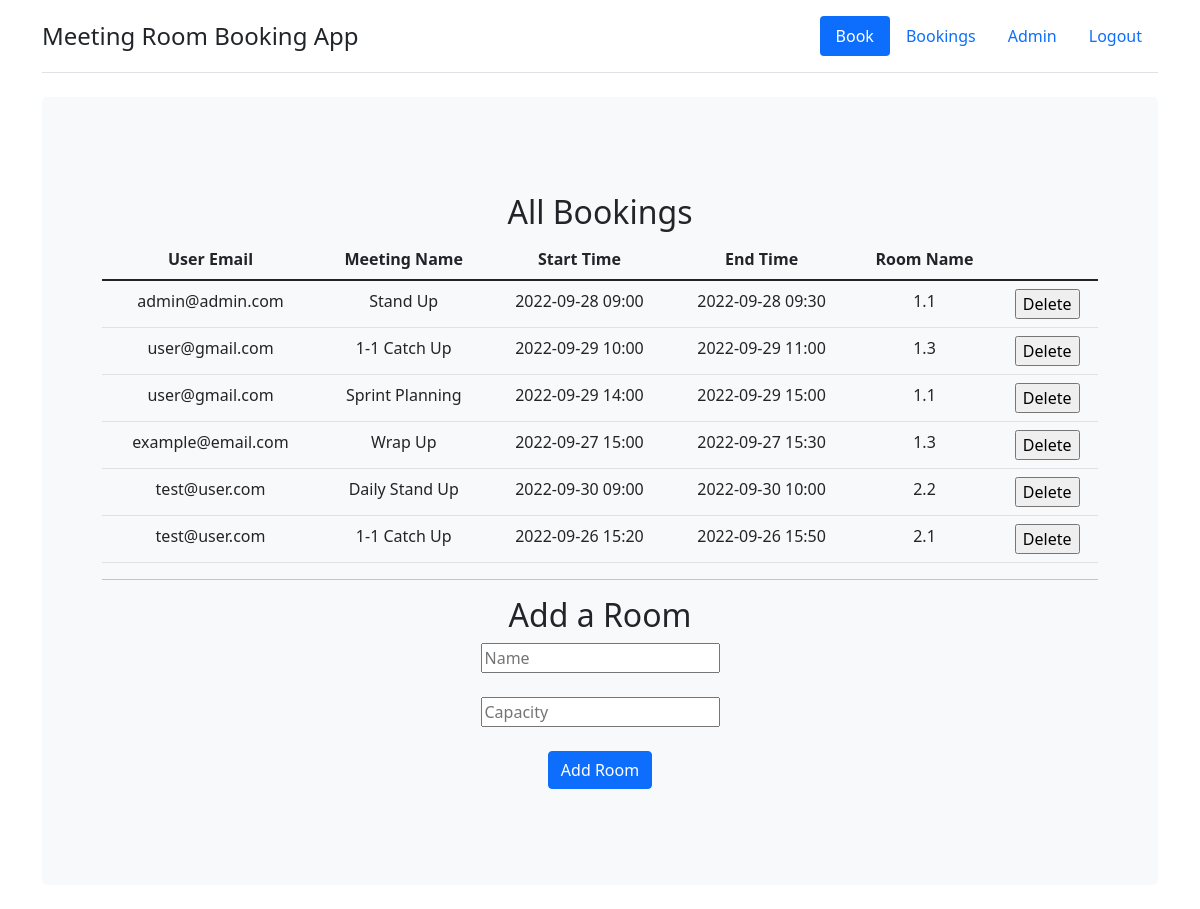
The page /admin (signed in) on the database its author committed.
### models.py (models this page shows)
class Booking(db.Model):
    __tablename__ = 'booking'
    id = db.Column(db.Integer, primary_key=True)
    booking_name = db.Column(db.String(50), nullable= True)
    start_time = db.Column(db.Integer, nullable=False)
    end_time = db.Column(db.Integer, nullable=False)
    user_id = db.Column(db.Integer, db.ForeignKey('user.id'), nullable=False)
    room_id = db.Column(db.Integer, db.ForeignKey('room.id'), nullable=False)

class CustomUserMixin(UserMixin):
    @property
    def is_admin(self):
        return bool(self.admin)

class User(CustomUserMixin, db.Model):
    __tablename__ = 'user'
    id = db.Column(db.Integer, primary_key=True)
    name = db.Column(db.String(50), unique=False, nullable=False)
    email = db.Column(db.String(40), unique=True, nullable=False)
    password = db.Column(db.String(200), primary_key=False, unique=False, nullable=False)
    admin = db.Column(db.Boolean, unique=False, nullable=False)

class Room(db.Model):
    __tablename__ = 'room'
    id = db.Column(db.Integer, primary_key=True)
    name = db.Column(db.String(15), unique=False, nullable=False)
    capacity = db.Column(db.Integer, unique=False, nullable=False)

### admin.py (the view)
@admin.route('/admin')
@login_required
@admin_required
def admin_page():
    bookings = db.session.query(Booking, Room, User).join(Room, Booking.room_id == Room.id).join(User, Booking.user_id == User.id).all()
    return render_template('admin.html', admin_page=True, bookings=bookings, fromtimestamp=datetime.fromtimestamp, current_user=current_user)

### __init__.py (called while the page is built)
def admin_required(f):
    @wraps(f)
    def decorated_function(*args, **kwargs):
        if not current_user.is_admin:
            abort(403)
        return f(*args, **kwargs)
    return decorated_function

### templates/admin.html (shortened to what this page needs)
{% extends "base.html" %}
{% block content %}
    <div class="p-5 mb-4 bg-light rounded-3">
        <div class="container-fluid py-5 text-center">
            <h2>All Bookings</h2>
            {% include "bookings_table.html" %}
            <hr/>
            <h2>Add a Room</h2>
            <form action = "/admin/room" method = "POST">
                <div class="field">
                    <div class="control">
                        <input class="input is-large" type="text" name="name" placeholder="Name" autofocus="" autocomplete="off" required >
                    </div>
                </div>
                <br>
                <div class="field">
                    <div class="control">
                        <input class="input is-large" type="number" name="capacity" placeholder="Capacity" required>
                    </div>
                </div>
                <br>
                <input class= "btn btn-primary" type = "submit" value= "Add Room" /><br>
            </form>
        </div>
    </div>
{% endblock %}

### templates/base.html (shortened to what this page needs)
<!DOCTYPE html>
<html lang="en">
    <head>
        <link
            href="https://cdn.jsdelivr.net/npm/bootstrap@5.1.3/dist/css/bootstrap.min.css"
            rel="stylesheet"
        />
    </head>
    <body>
        <div class="container">
            <header class="header">
                <nav class="d-flex flex-wrap justify-content-center py-3 mb-4 border-bottom">
                    <a
                    href="/"
                    class="d-flex align-items-center mb-3 mb-md-0 me-md-auto text-dark text-decoration-none"
                    >
                        <span class="fs-4">Meeting Room Booking App</span>
                    </a>
                    <ul class="nav nav-pills">
                        {% if current_user.is_authenticated %}
                        <li class="nav-item">
                            <a href="/book" class="nav-link active">Book</a>
                        </li>
                        <li class="nav-item">
                            <a href="/bookings" class="nav-link">Bookings</a>
                        </li>
                        {% if current_user.is_admin %}
                        <li class="nav-item">
                            <a href="/admin" class="nav-link">Admin</a>
                        </li>
                        {% endif %}
                        <li class="nav-item">
                            <a href="/logout" class="nav-link">Logout</a>
                        </li>
                        {% endif %}
                    </ul>
                </nav>
            </header>
            {% block content %}
            {% endblock %}
        </div>
    </body>
</html>

### templates/bookings_table.html
<table class="table" align="center">
    <thead>
        {% if admin_page %}<th>User Email</th>{% endif %}
        <th>Meeting Name</th>
        <th>Start Time</th>
        <th>End Time</th>
        <th>Room Name</th>
    </thead>
    {% for item in bookings %}
    <tr>
        {% if admin_page %}<td>{{ item.User.email }}</td>{% endif %}
        <td>{{ item.Booking.booking_name }}</td>
        <td>{{ fromtimestamp(item.Booking.start_time).strftime('%Y-%m-%d %H:%M') }}</td>
        <td>{{ fromtimestamp(item.Booking.end_time).strftime('%Y-%m-%d %H:%M') }}</td>
        <td>{{ item.Room.name }}</td>
        {% if current_user.is_admin%}
            <td>
                <form action="/bookings/{{ item.Booking.id }}" method="post">
                    <input type="submit" value="Delete" />
                </form>
            </td>
        {% endif %}
    </tr>
    {% endfor %}
</table>

### rows shown on the page
Booking: User.email "admin@admin.com", Booking.booking_name "Stand Up", start_time "2022-09-28 09:00", end_time "2022-09-28 09:30", Room.name "1.1"
Booking: User.email "user@gmail.com", Booking.booking_name "1-1 Catch Up", start_time "2022-09-29 10:00", end_time "2022-09-29 11:00", Room.name "1.3"
Booking: User.email "user@gmail.com", Booking.booking_name "Sprint Planning", start_time "2022-09-29 14:00", end_time "2022-09-29 15:00", Room.name "1.1"
Booking: User.email "example@email.com", Booking.booking_name "Wrap Up", start_time "2022-09-27 15:00", end_time "2022-09-27 15:30", Room.name "1.3"
Booking: User.email "test@user.com", Booking.booking_name "Daily Stand Up", start_time "2022-09-30 09:00", end_time "2022-09-30 10:00", Room.name "2.2"
Booking: User.email "test@user.com", Booking.booking_name "1-1 Catch Up", start_time "2022-09-26 15:20", end_time "2022-09-26 15:50", Room.name "2.1"
